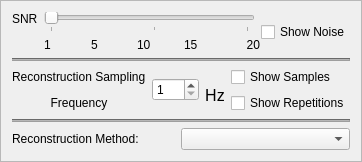
        <widget class="QFrame" name="frame">
         <property name="frameShape">
          <enum>QFrame::Shape::StyledPanel</enum>
         </property>
         <property name="frameShadow">
          <enum>QFrame::Shadow::Raised</enum>
         </property>
         <layout class="QVBoxLayout" name="verticalLayout_2">
          <item>
           <layout class="QHBoxLayout" name="snr_line">
            <item>
             <widget class="QLabel" name="snr_label">
              <property name="text">
               <string>SNR</string>
              </property>
              <property name="alignment">
               <set>Qt::AlignmentFlag::AlignLeading|Qt::AlignmentFlag::AlignLeft|Qt::AlignmentFlag::AlignTop</set>
              </property>
             </widget>
            </item>
            <item>
             <layout class="QVBoxLayout" name="snr_signal_slider_complex">
              <item>
               <widget class="QSlider" name="snr_slider">
                <property name="maximumSize">
                 <size>
                  <width>250</width>
                  <height>16777215</height>
                 </size>
                </property>
                <property name="minimum">
                 <number>1</number>
                </property>
                <property name="maximum">
                 <number>20</number>
                </property>
                <property name="orientation">
                 <enum>Qt::Orientation::Horizontal</enum>
                </property>
                <property name="tickPosition">
                 <enum>QSlider::TickPosition::TicksBelow</enum>
                </property>
                <property name="tickInterval">
                 <number>10</number>
                </property>
               </widget>
              </item>
              <item>
               <layout class="QHBoxLayout" name="snr_labels_0_to_100">
                <item>
                 <widget class="QLabel" name="snr_1_label">
                  <property name="maximumSize">
                   <size>
                    <width>70</width>
                    <height>16777215</height>
                   </size>
                  </property>
                  <property name="text">
                   <string>1</string>
                  </property>
                  <property name="indent">
                   <number>0</number>
                  </property>
                 </widget>
                </item>
                <item>
                 <widget class="QLabel" name="snr_label_5">
                  <property name="text">
                   <string>5</string>
                  </property>
                 </widget>
                </item>
                <item>
                 <widget class="QLabel" name="snr_label_10">
                  <property name="text">
                   <string>10</string>
                  </property>
                 </widget>
                </item>
                <item>
                 <widget class="QLabel" name="snr_label_50">
                  <property name="text">
                   <string>15</string>
                  </property>
                 </widget>
                </item>
                <item>
                 <widget class="QLabel" name="snr_100_label">
                  <property name="minimumSize">
                   <size>
                    <width>25</width>
                    <height>0</height>
                   </size>
                  </property>
                  <property name="maximumSize">
                   <size>
                    <width>20</width>
                    <height>16777215</height>
                   </size>
                  </property>
                  <property name="layoutDirection">
                   <enum>Qt::LayoutDirection::RightToLeft</enum>
                  </property>
                  <property name="text">
                   <string>20</string>
                  </property>
                  <property name="alignment">
                   <set>Qt::AlignmentFlag::AlignRight|Qt::AlignmentFlag::AlignTrailing|Qt::AlignmentFlag::AlignVCenter</set>
                  </property>
                  <property name="indent">
                   <number>0</number>
                  </property>
                 </widget>
                </item>
               </layout>
              </item>
             </layout>
            </item>
            <item>
             <widget class="QCheckBox" name="show_noise_checkBox">
              <property name="text">
               <string>Show Noise</string>
              </property>
             </widget>
            </item>
           </layout>
          </item>
          <item>
           <widget class="Line" name="line_2">
            <property name="styleSheet">
             <string notr="true">background-color: rgb(158, 158, 158);</string>
            </property>
            <property name="orientation">
             <enum>Qt::Orientation::Horizontal</enum>
            </property>
           </widget>
          </item>
          <item>
           <layout class="QHBoxLayout" name="signals_sampling_freq_line">
            <item>
             <widget class="QLabel" name="sampling_freq_label">
              <property name="text">
               <string>&lt;html&gt;&lt;head/&gt;&lt;body&gt;&lt;p&gt;Reconstruction Sampling&lt;/p&gt;&lt;p align=&quot;center&quot;&gt;Frequency&lt;/p&gt;&lt;/body&gt;&lt;/html&gt;</string>
              </property>
             </widget>
            </item>
            <item>
             <widget class="QSpinBox" name="sampling_freq_spinBox">
              <property name="minimum">
               <number>1</number>
              </property>
              <property name="maximum">
               <number>200</number>
              </property>
             </widget>
            </item>
            <item>
             <widget class="QLabel" name="f_max_label">
              <property name="text">
               <string>&lt;html&gt;&lt;head/&gt;&lt;body&gt;&lt;p&gt;&lt;span style=&quot; font-size:18pt; vertical-align:sub;&quot;&gt;Hz&lt;/span&gt;&lt;/p&gt;&lt;/body&gt;&lt;/html&gt;</string>
              </property>
              <property name="textFormat">
               <enum>Qt::TextFormat::MarkdownText</enum>
              </property>
              <property name="alignment">
               <set>Qt::AlignmentFlag::AlignCenter</set>
              </property>
             </widget>
            </item>
            <item>
             <layout class="QVBoxLayout" name="verticalLayout">
              <item>
               <widget class="QCheckBox" name="show_samples_checkBox">
                <property name="text">
                 <string>Show Samples</string>
                </property>
               </widget>
              </item>
              <item>
               <widget class="QCheckBox" name="show_repetitions_checkBox">
                <property name="text">
                 <string>Show Repetitions</string>
                </property>
               </widget>
              </item>
             </layout>
            </item>
           </layout>
          </item>
          <item>
           <widget class="Line" name="line_3">
            <property name="styleSheet">
             <string notr="true">background-color: rgb(158, 158, 158);</string>
            </property>
            <property name="orientation">
             <enum>Qt::Orientation::Horizontal</enum>
            </property>
           </widget>
          </item>
          <item>
           <layout class="QHBoxLayout" name="reconstruction_method_line">
            <property name="spacing">
             <number>0</number>
            </property>
            <item>
             <widget class="QLabel" name="reconstruction_method_label">
              <property name="text">
               <string>Reconstruction Method:</string>
              </property>
             </widget>
            </item>
            <item>
             <widget class="QComboBox" name="reconstruction_method_comboBox"/>
            </item>
           </layout>
          </item>
         </layout>
        </widget>
